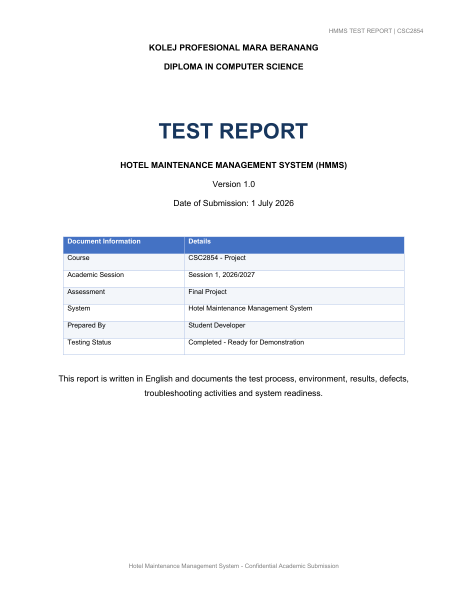
#> input picture tmp/report_build/docx_render/page-01.png, 935 x 1210 px (shown at 1/2 size); its folder holds only this picture in this run
$ python contact_sheet.py
#> lines starting #> are read from the running program, lines starting #| are printed output that depends on the picture
from PIL import Image, ImageOps, ImageDraw
from pathlib import Path
p=Path(r'C:\xampp\htdocs\hotel-maintenance-system\tmp\report_build\docx_render')
files=sorted(p.glob('page-*.png'))
thumbs=[]
for f in files:
    im=Image.open(f).convert('RGB'); im.thumbnail((300,390)); canvas=Image.new('RGB',(320,430),'white'); canvas.paste(im,((320-im.width)//2,20)); ImageDraw.Draw(canvas).text((10,405),f.stem,fill='black'); thumbs.append(canvas)
#> further down, im is the input picture: PIL image 935x1210 RGB; mean R, G, B 246, 247.2, 249.4
#> after `im.thumbnail((300, 390))`:
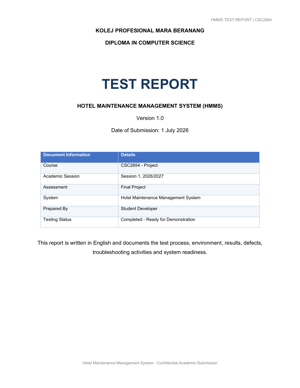
#> im: PIL image 300x388 RGB; mean R, G, B 245.9, 247.1, 249.3
#> after `canvas = Image.new('RGB', (320, 430), 'white')`: canvas: PIL image 320x430 RGB; every value is 255
#> after `canvas.paste(im, ((320 - im.width) // 2, 20))`:
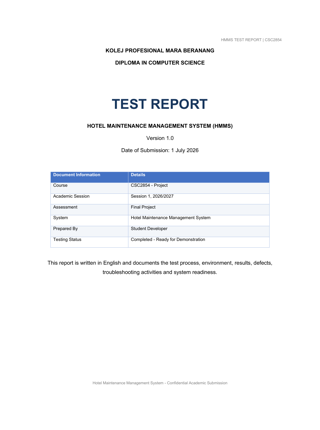
#> canvas: PIL image 320x430 RGB; mean R, G, B 247.3, 248.3, 250.1
sheet=Image.new('RGB',(320*4,430*4),'#DDDDDD')
#> sheet: PIL image 1280x1720 RGB; every value is 221
for i,im in enumerate(thumbs): sheet.paste(im,((i%4)*320,(i//4)*430))
#> this loop made 1 pass
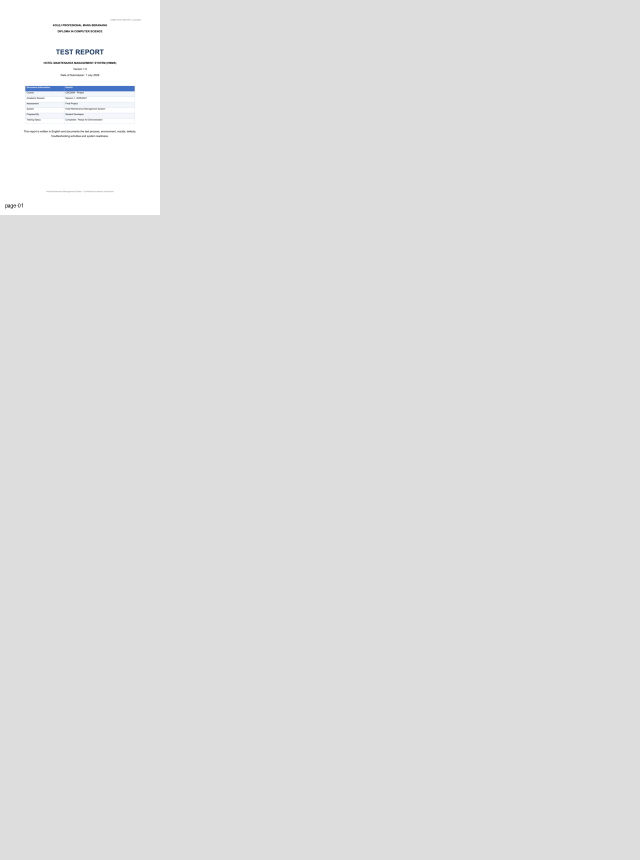
#> sheet: PIL image 1280x1720 RGB (shown at 1/2 size); mean R, G, B 222.6, 222.7, 222.8
sheet.save(p/'contact-sheet.png')

$ run again, on tmp/report_build/docx_render/page-05.png
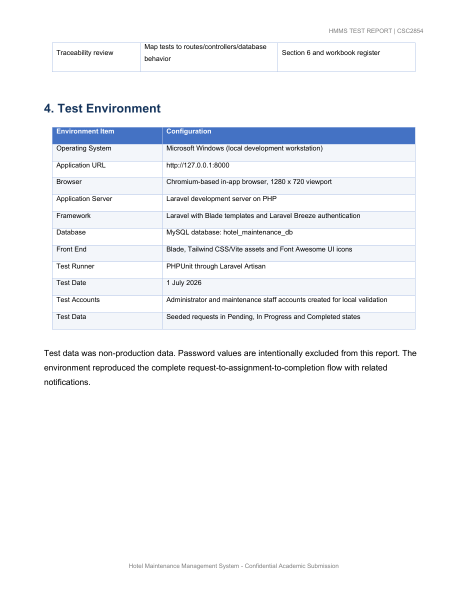
#> input picture tmp/report_build/docx_render/page-05.png, 935 x 1210 px (shown at 1/2 size)
#> im is the input picture: PIL image 935x1210 RGB; mean R, G, B 244.3, 245.8, 248.4
#> im: PIL image 300x388 RGB
#> canvas: PIL image 320x430 RGB; every value is 255
#> `canvas.paste(im, ((320 - im.width) // 2, 20))`:
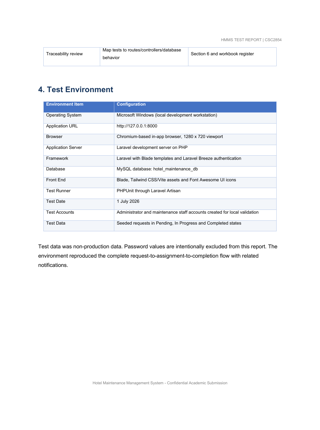
#> canvas: PIL image 320x430 RGB; mean R, G, B 245.8, 247.1, 249.3
#> the loop `for i,im in enumerate(thumbs): sheet.paste(im,((i%4)*320,(i//4)*430))` made 1 pass
#> after the loop `for i,im in enumerate(thumbs): sheet.paste(im,((i%4)*320,(i//4)*430))`:
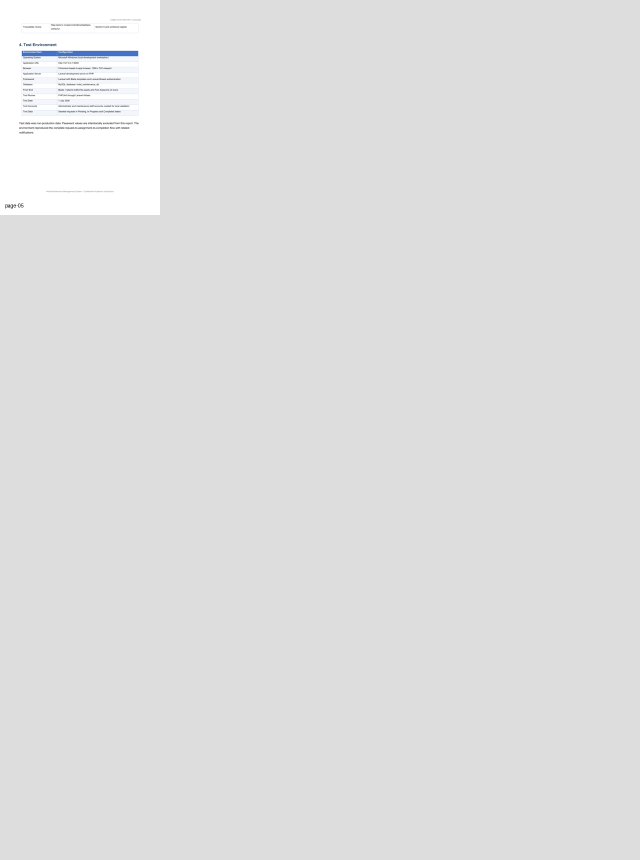
#> sheet: PIL image 1280x1720 RGB (shown at 1/2 size); mean R, G, B 222.5, 222.6, 222.8

$ run again, on tmp/report_build/docx_render/page-06.png
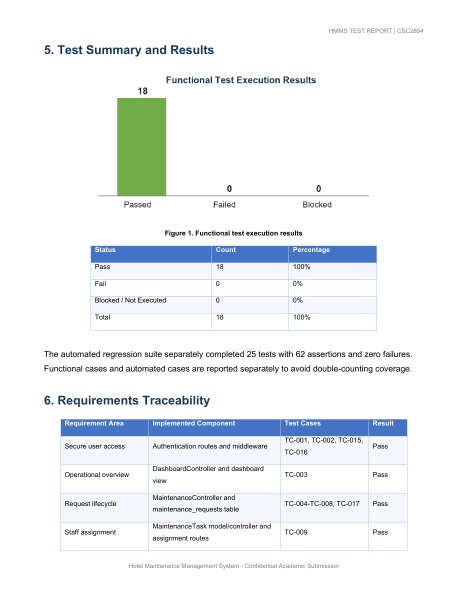
#> input picture tmp/report_build/docx_render/page-06.png, 935 x 1210 px (shown at 1/2 size)
#> im is the input picture: PIL image 935x1210 RGB; mean R, G, B 239.5, 242.7, 244.7
#> im: PIL image 300x388 RGB
#> canvas: PIL image 320x430 RGB; every value is 255
#> `canvas.paste(im, ((320 - im.width) // 2, 20))`:
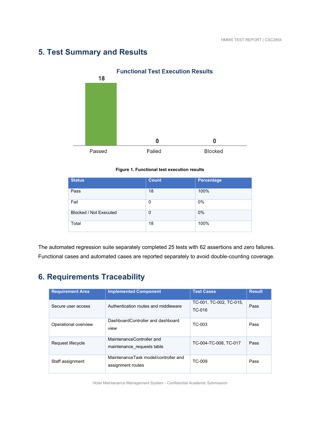
#> canvas: PIL image 320x430 RGB; mean R, G, B 241.8, 244.5, 246.2
#> the loop `for i,im in enumerate(thumbs): sheet.paste(im,((i%4)*320,(i//4)*430))` made 1 pass
#> after the loop `for i,im in enumerate(thumbs): sheet.paste(im,((i%4)*320,(i//4)*430))`:
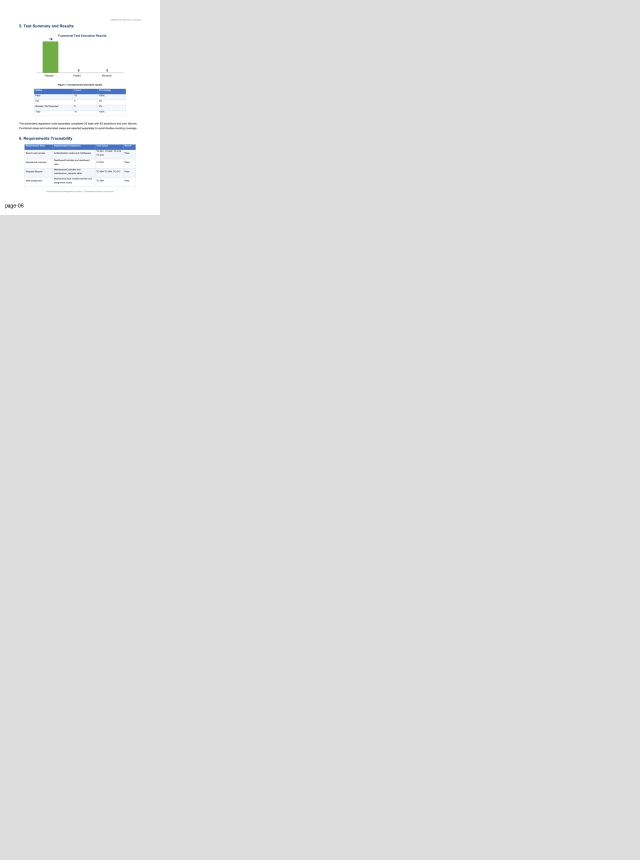
#> sheet: PIL image 1280x1720 RGB (shown at 1/2 size); mean R, G, B 222.3, 222.5, 222.6

$ run again, on tmp/report_build/docx_render/page-07.png
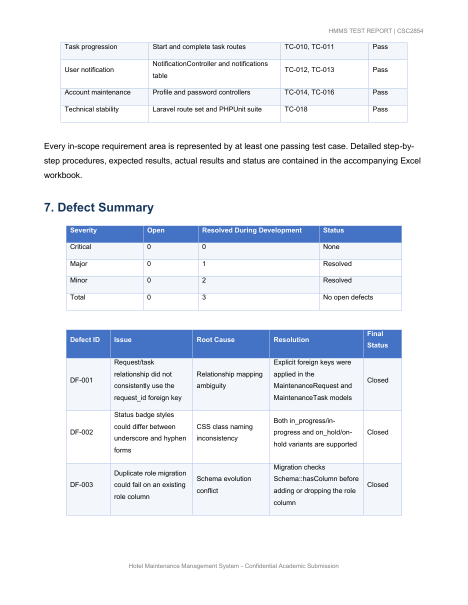
#> input picture tmp/report_build/docx_render/page-07.png, 935 x 1210 px (shown at 1/2 size)
#> im is the input picture: PIL image 935x1210 RGB; mean R, G, B 236.9, 240, 245.4
#> im: PIL image 300x388 RGB
#> canvas: PIL image 320x430 RGB; every value is 255
#> `canvas.paste(im, ((320 - im.width) // 2, 20))`:
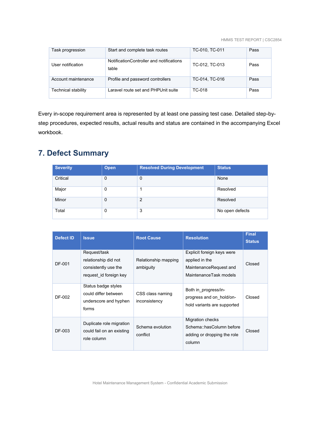
#> canvas: PIL image 320x430 RGB; mean R, G, B 239.5, 242.2, 246.7
#> the loop `for i,im in enumerate(thumbs): sheet.paste(im,((i%4)*320,(i//4)*430))` made 1 pass
#> after the loop `for i,im in enumerate(thumbs): sheet.paste(im,((i%4)*320,(i//4)*430))`:
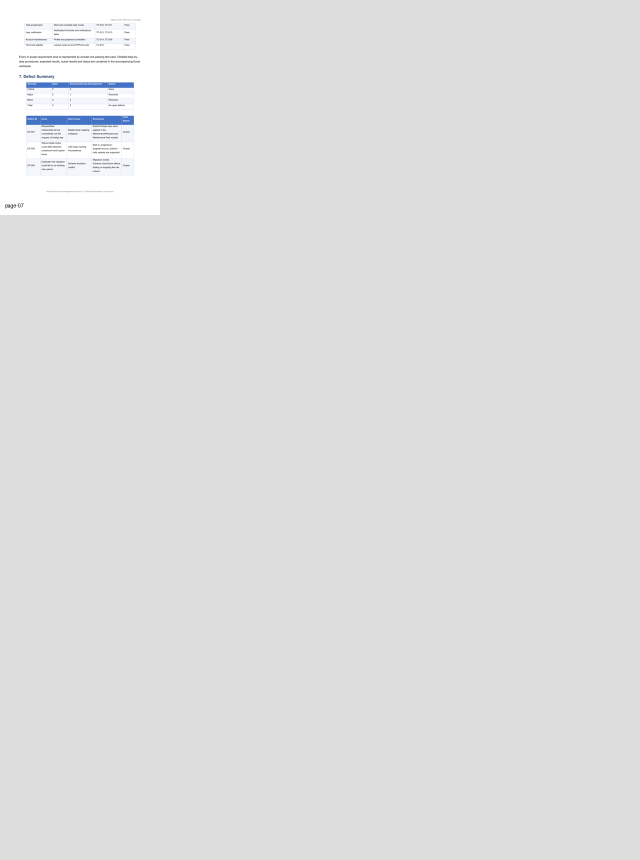
#> sheet: PIL image 1280x1720 RGB (shown at 1/2 size); mean R, G, B 222.1, 222.3, 222.6

$ run again, on tmp/report_build/docx_render/page-02.png
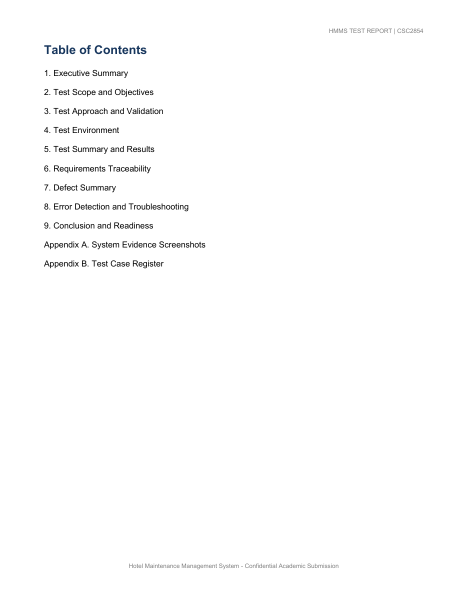
#> input picture tmp/report_build/docx_render/page-02.png, 935 x 1210 px (shown at 1/2 size)
#> im is the input picture: PIL image 935x1210 RGB; mean R, G, B 252.6, 252.7, 252.7
#> im: PIL image 300x388 RGB
#> canvas: PIL image 320x430 RGB; every value is 255
#> `canvas.paste(im, ((320 - im.width) // 2, 20))`:
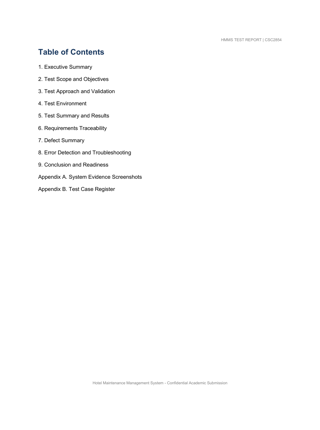
#> canvas: PIL image 320x430 RGB; mean R, G, B 252.9, 253, 253
#> the loop `for i,im in enumerate(thumbs): sheet.paste(im,((i%4)*320,(i//4)*430))` made 1 pass
#> after the loop `for i,im in enumerate(thumbs): sheet.paste(im,((i%4)*320,(i//4)*430))`:
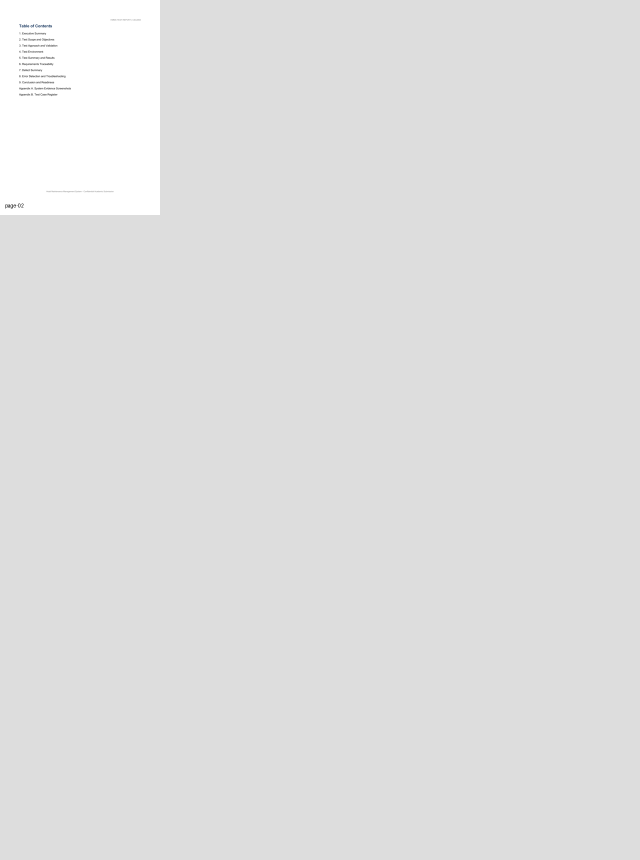
#> sheet: PIL image 1280x1720 RGB (shown at 1/2 size); mean R, G, B 223, 223, 223
